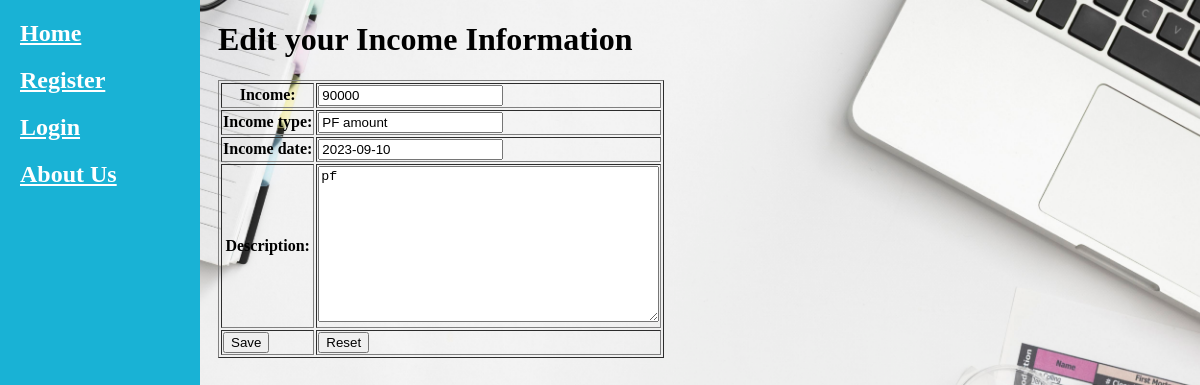
Screenshot of /inc-edit/17 with the database file from the repository.
### income/models.py (models this page shows)
class Income(models.Model):
    income=models.IntegerField()
    income_type=models.CharField(max_length=30)
    income_date=models.DateField()
    description=models.TextField(max_length=300)
    user=models.ForeignKey(User,on_delete=models.CASCADE)
    class Meta:
        db_table="income"

### income/views.py (the view)
# urls.py: path("edit/<int:id>",v.editIncome,name="edit")
def editIncome(request,id):
    uid = request.session.get("uid")
    instance = Income.objects.get(id=id)
    if request.method == 'POST':
        form = IncomeForm(request.POST, instance=instance)
        if form.is_valid():
            income_obj = form.save(commit=False)
            income_obj.user = User.objects.get(id=uid)
            income_obj.save()
            return redirect("/")
    else:
        print(instance)
        form = IncomeForm(instance=instance)
    context = {'form': form}
    return render(request, "editincome.html", context)

### income/models.py
class IncomeForm(forms.ModelForm):
    class Meta:
        model=Income
        exclude = ['user']

### income/templates/editincome.html (shortened to what this page needs)
<!DOCTYPE html>
<html lang="en">
  <head>
  </head>
  <body>
    {%extends 'sidebar.html' %} {%block body%}
    <h1>Edit your Income Information</h1>
    <form method="post">
      <table border="1">
        {{form.as_table}}
        <tr>
            <td><input type="submit" value="Save" /></td>
            <td><input type="reset" value="Reset" /></td>
          </tr>
      </table>
    </form>
    {%endblock%}

### rows the page displays
Income: income "90000", income_type "PF amount", income_date "2023-09-10", description "pf"
